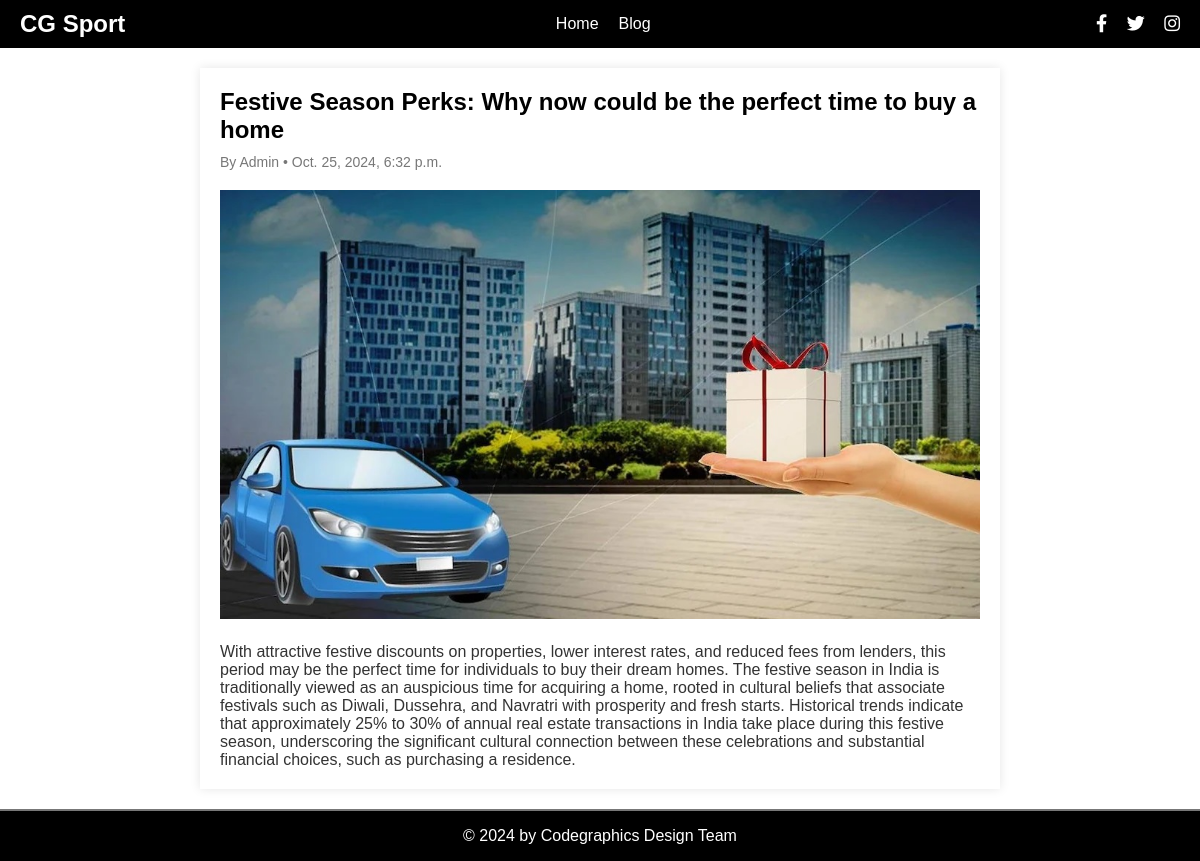
Page /blog/2 on the committed database.
### app/models.py (models this page shows, shortened)
class Post(models.Model):
    title = models.CharField(max_length=255)
    image = models.FileField(upload_to='posts', blank=True, null=True)
    category = models.ForeignKey(Category, on_delete=models.CASCADE)
    details = models.TextField()
    date = models.DateTimeField(auto_now=True)
    views = models.IntegerField(default=0)
    likes = models.IntegerField(default=0)
    class Meta:
        verbose_name = 'Post'

### app/views.py (the view)
# urls.py: 2. Add a URL to urlpatterns:  path('blog/', include('blog.urls'))
def blog(request, id):
    post = get_object_or_404(models.Post, id=id)
    post.views += 1
    post.save()
    return render(request, 'app/blog.html', {'post': post})

### app/templates/app/blog.html (shortened to what this page needs)
{% load static %}
<!DOCTYPE html>
<html lang="en">
  <head>
    <link
      rel="stylesheet"
      href="https://cdnjs.cloudflare.com/ajax/libs/font-awesome/5.15.3/css/all.min.css"
    />
    <link rel="stylesheet" href="{% static 'app/style.css' %}" />
  </head>
  <body>
    <header>
      <div class="logo">CG Sport</div>
      <nav>
        <ul>
          <li><a href="{% url 'index' %}">Home</a></li>
          <li><a href="#">Blog</a></li>
        </ul>
      </nav>
      <div class="social-icons">
        <a href="#"><i class="fab fa-facebook-f"></i></a>
        <a href="#"><i class="fab fa-twitter"></i></a>
        <a href="#"><i class="fab fa-instagram"></i></a>
      </div>
    </header>
    <main>
      <div id="blog-content">
        <h2 class="blog-title">{{post.title}}</h2>
        <div class="blog-meta">By Admin • {{post.date}}</div>
        <img src="{{post.image.url}}" alt="{{post.title}}">
        <p class="blog-content">{{post.details}}</p>
      </div>
    </main>
    <footer><p>&copy; 2024 by Codegraphics Design Team</p></footer>
  </body>
</html>

### app/static/app/style.css (style rules this page uses)
* { margin: 0; padding: 0; box-sizing: border-box; text-decoration: none; }
body { font-family: "Arial", sans-serif; }
header { display: flex; justify-content: space-between; align-items: center; padding: 10px 20px; background-color: #000; color: #fff; }
header .logo { font-size: 24px; font-weight: bold; }
nav ul { list-style: none; display: flex; gap: 20px; }
nav ul li a { color: white; text-decoration: none; }
.social-icons a { color: white; margin-left: 15px; }
.social-icons a i { font-size: 18px; }
.blog-content { flex: 1; }
.blog-meta { display: flex; justify-content: space-between; color: #777; }
footer { color: #fff; background-color: #000; text-align: center; padding: 1rem; border-top: #777 2px solid; }

### app/templates/app/blog.html (style rules this page uses)
main { padding: 20px; }
#blog-content { background-color: #fff; padding: 20px; max-width: 800px; margin: 0 auto; box-shadow: 0 0 10px rgba(0, 0, 0, 0.1); }
.blog-title { font-size: 24px; font-weight: bold; margin-bottom: 10px; }
.blog-meta { font-size: 14px; color: #888; margin-bottom: 20px; }
.blog-content { font-size: 16px; color: #333; }
img { width: 100%; height: auto; margin-bottom: 20px; }

### rows in the picture
Post: title "Festive Season Perks: Why now could be the perfect time to buy a home", date "Oct. 25, 2024, 6:32 p.m.", image (picture), details "With attractive festive discounts on properties, lower interest rates, and reduced fees from lenders, this period may be the perfect time for individuals to buy their dream homes. The festive season in India is traditionally viewed as an auspicious time for acquiring a home, rooted in cultural beliefs that associate festivals such as Diwali, Dussehra, and Navratri with prosperity and fresh starts. Historical trends indicate that approximately 25% to 30% of annual real estate transactions in India take place during this festive season, underscoring the significant cultural connection between these celebrations and substantial financial choices, such as purchasing a residence."
